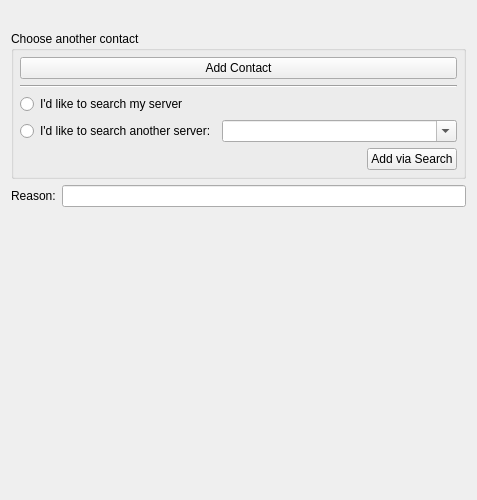
<?xml version="1.0" encoding="UTF-8"?>
<ui version="4.0">
 <class>QtUserSearchFirstMultiJIDPage</class>
 <widget class="QWizardPage" name="QtUserSearchFirstMultiJIDPage">
  <property name="geometry">
   <rect>
    <x>0</x>
    <y>0</y>
    <width>477</width>
    <height>500</height>
   </rect>
  </property>
  <property name="windowTitle">
   <string/>
  </property>
  <property name="title">
   <string>Add a user</string>
  </property>
  <property name="subTitle">
   <string>Add another user to your contact list. If you know their address you can add them directly, or you can search for them.</string>
  </property>
  <layout class="QVBoxLayout" name="verticalLayout">
   <item>
    <widget class="QLabel" name="howLabel_">
     <property name="text">
      <string/>
     </property>
    </widget>
   </item>
   <item>
    <layout class="QHBoxLayout" name="horizontalLayout_5"/>
   </item>
   <item>
    <widget class="QGroupBox" name="groupBox">
     <property name="minimumSize">
      <size>
       <width>0</width>
       <height>0</height>
      </size>
     </property>
     <property name="title">
      <string>Choose another contact</string>
     </property>
     <property name="flat">
      <bool>false</bool>
     </property>
     <property name="checkable">
      <bool>false</bool>
     </property>
     <layout class="QVBoxLayout" name="verticalLayout_3">
      <property name="spacing">
       <number>-1</number>
      </property>
      <property name="margin">
       <number>6</number>
      </property>
      <item>
       <layout class="QHBoxLayout" name="horizontalLayout_6" stretch="0">
        <property name="spacing">
         <number>-1</number>
        </property>
        <item>
         <widget class="QPushButton" name="addContactButton_">
          <property name="autoFillBackground">
           <bool>false</bool>
          </property>
          <property name="text">
           <string>Add Contact</string>
          </property>
          <property name="default">
           <bool>false</bool>
          </property>
          <property name="flat">
           <bool>false</bool>
          </property>
         </widget>
        </item>
       </layout>
      </item>
      <item>
       <widget class="Line" name="line">
        <property name="orientation">
         <enum>Qt::Horizontal</enum>
        </property>
       </widget>
      </item>
      <item>
       <layout class="QHBoxLayout" name="horizontalLayout_3">
        <item>
         <widget class="QRadioButton" name="byLocalSearch_">
          <property name="text">
           <string>I'd like to search my server</string>
          </property>
          <property name="autoExclusive">
           <bool>true</bool>
          </property>
         </widget>
        </item>
        <item>
         <spacer name="horizontalSpacer">
          <property name="orientation">
           <enum>Qt::Horizontal</enum>
          </property>
          <property name="sizeHint" stdset="0">
           <size>
            <width>40</width>
            <height>20</height>
           </size>
          </property>
         </spacer>
        </item>
       </layout>
      </item>
      <item>
       <layout class="QHBoxLayout" name="horizontalLayout">
        <item>
         <widget class="QRadioButton" name="byRemoteSearch_">
          <property name="text">
           <string>I'd like to search another server:</string>
          </property>
          <property name="autoExclusive">
           <bool>true</bool>
          </property>
         </widget>
        </item>
        <item>
         <widget class="QComboBox" name="service_">
          <property name="sizePolicy">
           <sizepolicy hsizetype="Expanding" vsizetype="Fixed">
            <horstretch>0</horstretch>
            <verstretch>0</verstretch>
           </sizepolicy>
          </property>
          <property name="editable">
           <bool>true</bool>
          </property>
         </widget>
        </item>
       </layout>
      </item>
      <item>
       <layout class="QHBoxLayout" name="horizontalLayout_2">
        <item>
         <spacer name="horizontalSpacer_2">
          <property name="orientation">
           <enum>Qt::Horizontal</enum>
          </property>
          <property name="sizeHint" stdset="0">
           <size>
            <width>40</width>
            <height>20</height>
           </size>
          </property>
         </spacer>
        </item>
        <item>
         <widget class="QPushButton" name="addViaSearchButton_">
          <property name="text">
           <string>Add via Search</string>
          </property>
         </widget>
        </item>
       </layout>
      </item>
     </layout>
    </widget>
   </item>
   <item>
    <layout class="QHBoxLayout" name="horizontalLayout_4">
     <item>
      <widget class="QLabel" name="label">
       <property name="text">
        <string>Reason:</string>
       </property>
      </widget>
     </item>
     <item>
      <widget class="QLineEdit" name="reason_"/>
     </item>
    </layout>
   </item>
   <item>
    <spacer name="verticalSpacer_2">
     <property name="orientation">
      <enum>Qt::Vertical</enum>
     </property>
     <property name="sizeHint" stdset="0">
      <size>
       <width>20</width>
       <height>77</height>
      </size>
     </property>
    </spacer>
   </item>
   <item>
    <widget class="QLabel" name="errorLabel_">
     <property name="text">
      <string/>
     </property>
     <property name="alignment">
      <set>Qt::AlignCenter</set>
     </property>
    </widget>
   </item>
   <item>
    <spacer name="verticalSpacer">
     <property name="orientation">
      <enum>Qt::Vertical</enum>
     </property>
     <property name="sizeHint" stdset="0">
      <size>
       <width>20</width>
       <height>40</height>
      </size>
     </property>
    </spacer>
   </item>
  </layout>
 </widget>
 <resources/>
 <connections/>
</ui>
